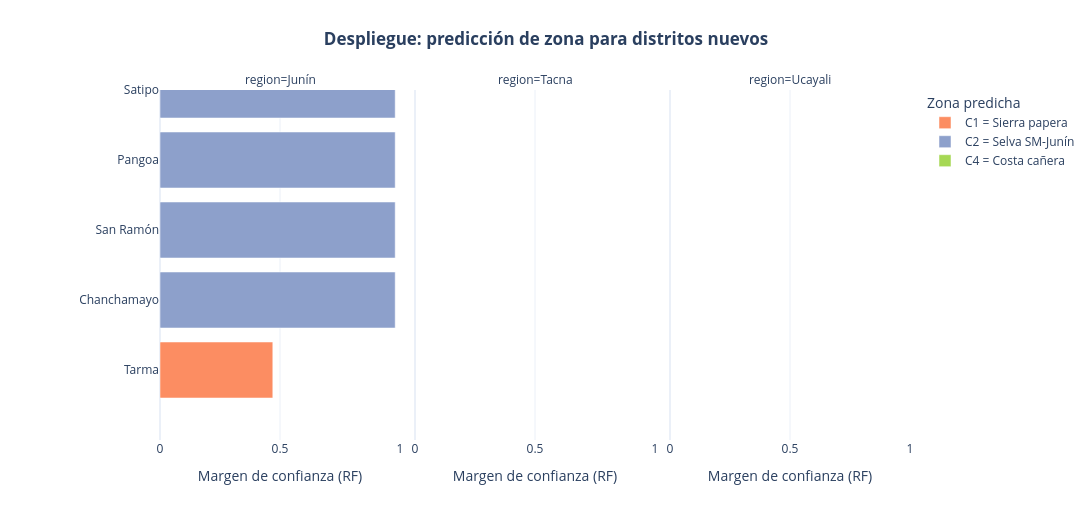

The notebook cell saved with this chart:
### Markdown cell above
## 6. Visualización del despliegue

### Code cell
PALETTE = px.colors.qualitative.Set2
color_map = {f"C{c} = {NOMBRES_ZONA[c]}": PALETTE[c] for c in sorted(NOMBRES_ZONA)}

nuevos["cluster_label"] = nuevos["pred_rf"].map(lambda c: f"C{c} = {NOMBRES_ZONA[c]}")

fig = px.bar(
    nuevos.sort_values(["region", "margen_rf"]),
    x="margen_rf", y="distrito", color="cluster_label",
    orientation="h",
    facet_col="region",
    color_discrete_map=color_map,
    labels={"margen_rf": "Margen de confianza (RF)", "distrito": "", "cluster_label": "Zona predicha"},
    template="plotly_white",
)
fig.update_layout(
    title=dict(text="<b>Despliegue: predicción de zona para distritos nuevos</b>",
               x=0.5, xanchor="center"),
    width=1200, height=520, margin=dict(t=90, l=160),
)
fig.update_xaxes(range=[0, 1])
fig.write_image(str(RUTA_FIG / "08_despliegue_distritos_nuevos.png"), scale=2)
fig.show()

print("\nInterpretación:")
print("- Junín selva y Ucayali: margen alto → el modelo reconoce el clima (análogo a Selva SM-Junín)")
print("- Tacna: márgenes bajos o empate → desierto hiper-árido sin análogo en los 6 clusters de entrenamiento")
print("  Esto NO es un error del modelo: es el límite esperable al extrapolar fuera del dominio.")

### Figure 1 — Plotly figure (JSON) as saved in the notebook; plotly's stock layout.template omitted (floating-point values rounded to 4 significant figures)
{"data": [{"hovertemplate": "Zona predicha=C1 = Sierra papera<br>region=Junín<br>Margen de confianza (RF)=%{x}<br>=%{y}<extra></extra>", "legendgroup": "C1 = Sierra papera", "marker": {"color": "rgb(252,141,98)", "pattern": {"shape": ""}}, "name": "C1 = Sierra papera", "orientation": "h", "showlegend": true, "textposition": "auto", "type": "bar", "x": [0.47], "xaxis": "x", "y": ["Tarma"], "yaxis": "y"}, {"hovertemplate": "Zona predicha=C2 = Selva SM-Junín<br>region=Junín<br>Margen de confianza (RF)=%{x}<br>=%{y}<extra></extra>", "legendgroup": "C2 = Selva SM-Junín", "marker": {"color": "rgb(141,160,203)", "pattern": {"shape": ""}}, "name": "C2 = Selva SM-Junín", "orientation": "h", "showlegend": true, "textposition": "auto", "type": "bar", "x": [0.98, 0.98, 0.98, 0.98], "xaxis": "x", "y": ["Chanchamayo", "San Ramón", "Pangoa", "Satipo"], "yaxis": "y"}, {"hovertemplate": "Zona predicha=C2 = Selva SM-Junín<br>region=Ucayali<br>Margen de confianza (RF)=%{x}<br>=%{y}<extra></extra>", "legendgroup": "C2 = Selva SM-Junín", "marker": {"color": "rgb(141,160,203)", "pattern": {"shape": ""}}, "name": "C2 = Selva SM-Junín", "orientation": "h", "showlegend": false, "textposition": "auto", "type": "bar", "x": [0.93, 0.94, 0.95, 0.95], "xaxis": "x3", "y": ["Campo Verde", "Yarinacocha", "Callería", "Manantay"], "yaxis": "y3"}, {"hovertemplate": "Zona predicha=C4 = Costa cañera<br>region=Tacna<br>Margen de confianza (RF)=%{x}<br>=%{y}<extra></extra>", "legendgroup": "C4 = Costa cañera", "marker": {"color": "rgb(166,216,84)", "pattern": {"shape": ""}}, "name": "C4 = Costa cañera", "orientation": "h", "showlegend": true, "textposition": "auto", "type": "bar", "x": [0.16, 0.45, 0.45, 0.45], "xaxis": "x2", "y": ["Alto de la Alianza", "Tacna", "Ciudad Nueva", "Gregorio Albarracín"], "yaxis": "y2"}], "layout": {"annotations": [{"font": {}, "showarrow": false, "text": "region=Junín", "x": 0.16, "xanchor": "center", "xref": "paper", "y": 1.0, "yanchor": "bottom", "yref": "paper"}, {"font": {}, "showarrow": false, "text": "region=Tacna", "x": 0.5, "xanchor": "center", "xref": "paper", "y": 1.0, "yanchor": "bottom", "yref": "paper"}, {"font": {}, "showarrow": false, "text": "region=Ucayali", "x": 0.84, "xanchor": "center", "xref": "paper", "y": 1.0, "yanchor": "bottom", "yref": "paper"}], "barmode": "relative", "height": 520, "legend": {"title": {"text": "Zona predicha"}, "tracegroupgap": 0}, "margin": {"l": 160, "t": 90}, "title": {"text": "<b>Despliegue: predicción de zona para distritos nuevos</b>", "x": 0.5, "xanchor": "center"}, "width": 1200, "xaxis": {"anchor": "y", "domain": [0.0, 0.32], "range": [0, 1], "title": {"text": "Margen de confianza (RF)"}}, "xaxis2": {"anchor": "y2", "domain": [0.34, 0.66], "matches": "x", "range": [0, 1], "title": {"text": "Margen de confianza (RF)"}}, "xaxis3": {"anchor": "y3", "domain": [0.68, 1.0], "matches": "x", "range": [0, 1], "title": {"text": "Margen de confianza (RF)"}}, "yaxis": {"anchor": "x", "domain": [0.0, 1.0], "title": {"text": ""}}, "yaxis2": {"anchor": "x2", "domain": [0.0, 1.0], "matches": "y", "showticklabels": false}, "yaxis3": {"anchor": "x3", "domain": [0.0, 1.0], "matches": "y", "showticklabels": false}}}
